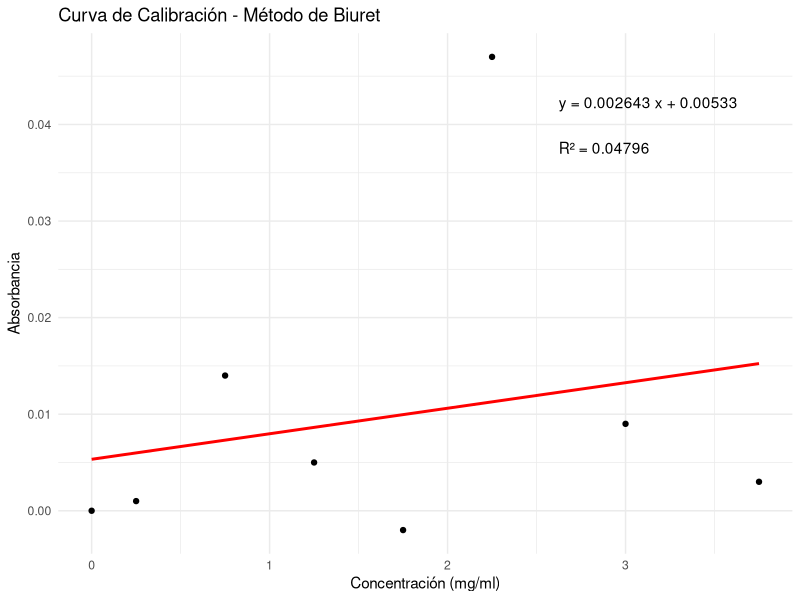

This figure's R source:
# Cargar las bibliotecas necesarias
library(ggplot2)

# Paso 1: Definir los datos
volumenes <- c(0, 0.1, 0.3, 0.5, 0.7, 0.9, 1.2, 1.5)
absorbancias <- c(0, 0.001, 0.014, 0.005, -0.002, 0.047, 0.009, 0.003)

# Paso 2: Calcular las concentraciones
concentracion_patron <- 5 # mg/ml
concentraciones <- (volumenes * concentracion_patron) / 2 # Dividimos por 2 porque el volumen total es 2 ml

# Paso 3: Crear el dataframe para la curva de calibración
datos_calibracion <- data.frame(
  Concentracion = concentraciones,
  Absorbancia = absorbancias
)

# Paso 4: Ajustar el modelo lineal
modelo <- lm(Absorbancia ~ Concentracion, data = datos_calibracion)

# Paso 5: Obtener R² y coeficientes para la ecuación
r_cuadrado <- format(summary(modelo)$r.squared, digits = 4)
intercepto <- format(coef(modelo)[1], digits = 4, scientific = FALSE)
pendiente <- format(coef(modelo)[2], digits = 4, scientific = FALSE)

# Crear la ecuación como texto
ecuacion <- paste("y =", pendiente, "x +", intercepto)
r2_texto <- paste("R² =", r_cuadrado)

# Paso 6: Crear la gráfica de la curva de calibración con la ecuación y R²
grafica <- ggplot(datos_calibracion, aes(x = Concentracion, y = Absorbancia)) +
  geom_point() +
  geom_smooth(method = "lm", se = FALSE, color = "red") +
  labs(title = "Curva de Calibración - Método de Biuret",
       x = "Concentración (mg/ml)",
       y = "Absorbancia") +
  theme_minimal() +
  annotate("text", x = max(concentraciones) * 0.7, y = max(absorbancias) * 0.9, 
           label = ecuacion, hjust = 0) +
  annotate("text", x = max(concentraciones) * 0.7, y = max(absorbancias) * 0.8, 
           label = r2_texto, hjust = 0)

# Mostrar la gráfica
print(grafica)

# Paso 7: Imprimir los coeficientes del modelo
cat("Intercepto:", intercepto, "\n")
cat("Pendiente:", pendiente, "\n")
cat("R²:", r_cuadrado, "\n")

# Paso 8: Calcular la concentración de las muestras problema
absorbancia_muestra1 <- -0.014
absorbancia_muestra2 <- 0.005

concentracion_muestra1 <- (absorbancia_muestra1 - as.numeric(intercepto)) / as.numeric(pendiente)
concentracion_muestra2 <- (absorbancia_muestra2 - as.numeric(intercepto)) / as.numeric(pendiente)

cat("Concentración de la muestra 1:", round(concentracion_muestra1, 4), "mg/ml\n")
cat("Concentración de la muestra 2:", round(concentracion_muestra2, 4), "mg/ml\n")

# Paso 9: Calcular la concentración en la solución original
volumen_muestra1 <- 0.5
volumen_muestra2 <- 1.0
factor_dilucion1 <- 2 / volumen_muestra1
factor_dilucion2 <- 2 / volumen_muestra2

concentracion_original1 <- concentracion_muestra1 * factor_dilucion1
concentracion_original2 <- concentracion_muestra2 * factor_dilucion2

cat("Concentración en la solución original 1:", round(concentracion_original1, 4), "mg/ml\n")
cat("Concentración en la solución original 2:", round(concentracion_original2, 4), "mg/ml\n")
